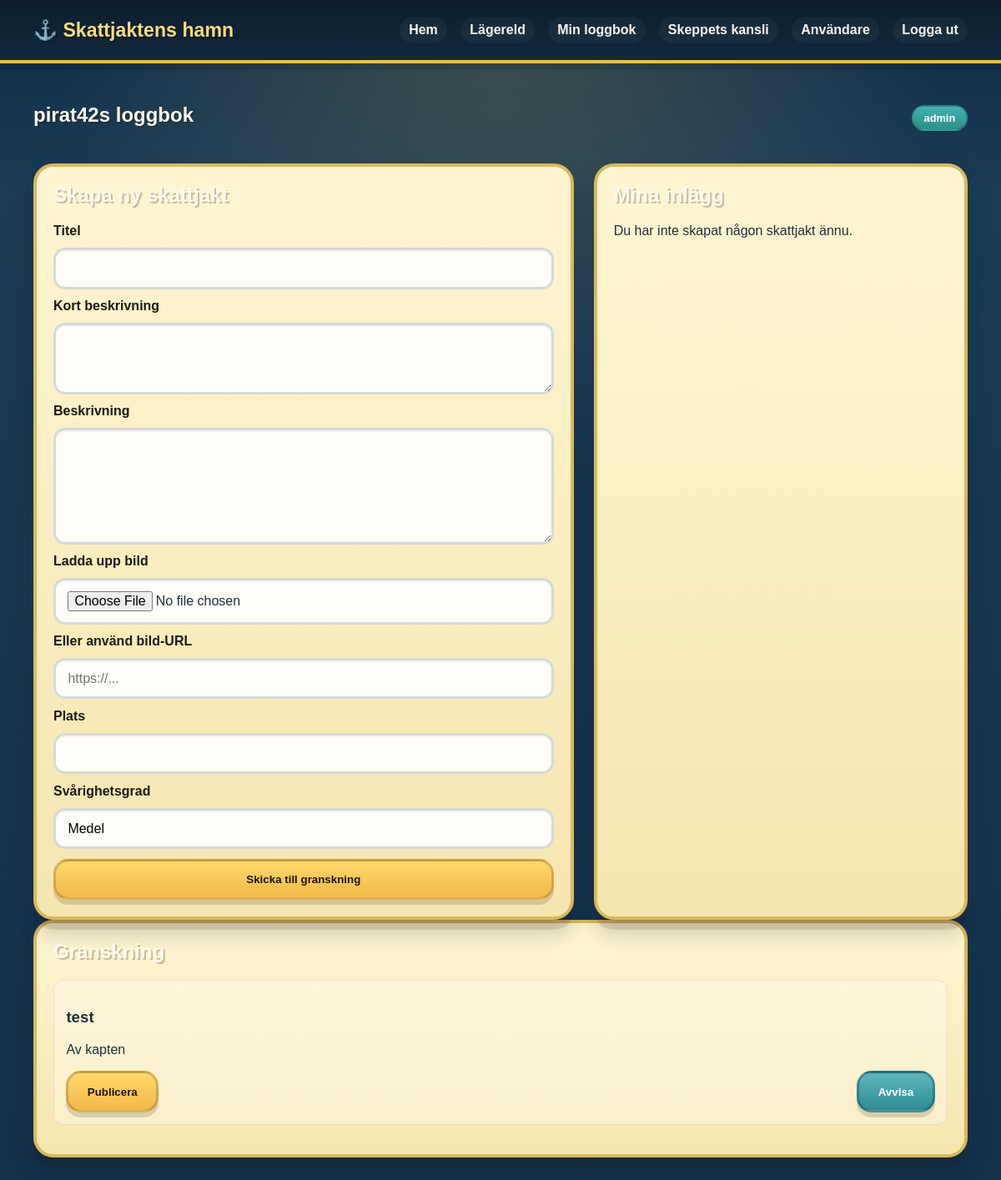
The app's page /dashboard (signed in) with its own data.
### tables this page shows
CREATE TABLE users (
            id INTEGER PRIMARY KEY AUTOINCREMENT,
            username TEXT NOT NULL UNIQUE,
            password_hash TEXT NOT NULL,
            role TEXT NOT NULL DEFAULT 'member',
            created_at TEXT NOT NULL DEFAULT CURRENT_TIMESTAMP
        );

CREATE TABLE hunts (
            id INTEGER PRIMARY KEY AUTOINCREMENT,
            user_id INTEGER NOT NULL,
            title TEXT NOT NULL,
            summary TEXT NOT NULL,
            content TEXT NOT NULL,
            image_url TEXT,
            location TEXT,
            difficulty TEXT,
            status TEXT NOT NULL DEFAULT 'draft',
            created_at TEXT NOT NULL DEFAULT CURRENT_TIMESTAMP,
            published_at TEXT,
            FOREIGN KEY(user_id) REFERENCES users(id)
        );

### treasure.py (the view)
@app.route("/dashboard")
def dashboard():
    if not user_is_logged_in():
        flash("Du måste logga in först.")
        return redirect(url_for("login"))
    db = get_db()
    user = current_user()
    my_hunts = db.execute(
        "SELECT * FROM hunts WHERE user_id = ? ORDER BY id DESC",
        (user["id"],),
    ).fetchall()
    pending = db.execute(
        "SELECT h.*, u.username FROM hunts h JOIN users u ON u.id = h.user_id WHERE h.status IN ('draft', 'pending') ORDER BY h.id DESC"
    ).fetchall() if is_admin_or_moderator(user) else []
    return render_template("dashboard.html", user=user, my_hunts=my_hunts, pending=pending)

### treasure.py (called while the page is built, shortened)
def get_db_path():
    if app.config.get("TESTING"):
        return os.path.join(os.path.dirname(__file__), "test_treasure.db")
    return app.config["DATABASE"]

def get_db():
    if "db" not in g:
        conn = sqlite3.connect(get_db_path())
        conn.row_factory = sqlite3.Row
        g.db = conn
    return g.db

def user_is_logged_in():
    return "user_id" in session

def current_user():
    if not user_is_logged_in():
        return None
    db = get_db()
    return db.execute(
        "SELECT * FROM users WHERE id = ?",
        (session["user_id"],),
    ).fetchone()

def is_admin_or_moderator(user):
    return bool(user and user["role"] in ("admin", "moderator"))

def ensure_admin_exists():
    db = get_db()
    admin_count = db.execute(
        "SELECT COUNT(*) AS count FROM users WHERE role = 'admin'"
    ).fetchone()["count"]
    if admin_count > 0:
        return

@app.before_request
def ensure_db():
    init_db()
    ensure_admin_exists()

### templates/dashboard.html (shortened to what this page needs)
{% extends 'base.html' %}
{% block content %}
<section class="container section">
  <div class="section-heading">
    <h1>{{ user.username }}s loggbok</h1>
    <span class="tag">{{ user.role }}</span>
  </div>
  <div class="dashboard-layout">
    <div class="panel">
      <h2>Skapa ny skattjakt</h2>
      <form method="post" action="{{ url_for('create_hunt') }}" enctype="multipart/form-data">
        <label for="title">Titel</label>
        <input id="title" name="title" type="text" required>
        <label for="summary">Kort beskrivning</label>
        <textarea id="summary" name="summary" rows="3" required></textarea>
        <label for="content">Beskrivning</label>
        <textarea id="content" name="content" rows="6" required></textarea>
        <label for="image_file">Ladda upp bild</label>
        <input id="image_file" name="image_file" type="file" accept=".jpg,.jpeg,.png,.webp">
        <label for="image_url">Eller använd bild-URL</label>
        <input id="image_url" name="image_url" type="url" placeholder="https://...">
        <label for="location">Plats</label>
        <input id="location" name="location" type="text">
        <label for="difficulty">Svårighetsgrad</label>
        <input id="difficulty" name="difficulty" type="text" value="Medel">
        <button class="button primary" type="submit">Skicka till granskning</button>
      </form>
    </div>
    <div class="panel">
      <h2>Mina inlägg</h2>
      {% for hunt in my_hunts %}
        <div class="mini-card">
          <h3>{{ hunt.title }}</h3>
          <p>{{ hunt.summary }}</p>
          <div class="status-row">
            <span class="tag status-{{ hunt.status }}">{{ hunt.status }}</span>
          </div>
          {% if hunt.status in ['draft', 'rejected'] %}
            <a class="button ghost" href="{{ url_for('edit_hunt', hunt_id=hunt.id) }}">Redigera och skicka igen</a>
          {% endif %}
          <a href="{{ url_for('treasure_detail', hunt_id=hunt.id) }}">Öppna</a>
        </div>
      {% else %}
        <p>Du har inte skapat någon skattjakt ännu.</p>
      {% endfor %}
    </div>
  </div>
  {% if user.role in ['admin', 'moderator'] %}
    <div class="panel panel-wide">
      <h2>Granskning</h2>
      {% for hunt in pending %}
        <div class="mini-card">
          <h3>{{ hunt.title }}</h3>
          <p>Av {{ hunt.username }}</p>
          <div class="admin-actions">
            <form method="post" action="{{ url_for('publish_hunt', hunt_id=hunt.id) }}">
              <button type="submit" class="button primary">Publicera</button>
            </form>
            <form method="post" action="{{ url_for('reject_hunt', hunt_id=hunt.id) }}">
              <button type="submit" class="button ghost">Avvisa</button>
            </form>
          </div>
        </div>
      {% else %}
        <p>Inga skatter väntar på granskning just nu.</p>
      {% endfor %}
    </div>
  {% endif %}
</section>
{% endblock %}

### static/css/style.css (style rules this page uses)
:root { --bg: #0d2238; --bg-alt: #1e3a57; --panel: #fff3c9; --panel-strong: #f7d97d; --text: #1d2f3f; --muted: #536777; --gold: #ffd45a; --reef: #2ca5a1; --sand: #f6c76b; --ship: #a24935; --grass: #4f9d5a; --shadow: rgba(16, 22, 26, 0.2); --ink: #1d1a14; }
* { box-sizing: border-box; }
body { margin: 0; font-family: "Trebuchet MS", "Comic Sans MS", "Arial Rounded MT Bold", sans-serif; background: radial-gradient(circle at top, rgba(255, 214, 90, 0.18), transparent 35%), linear-gradient(180deg, #102d48 0%, #1b3b57 16%, #14314d 100%); color: var(--text); }
.container { width: min(1120px, calc(100% - 2rem)); margin: 0 auto; }
.button { display: inline-flex; align-items: center; justify-content: center; border: 3px solid rgba(32, 18, 8, 0.18); border-radius: 18px; padding: 0.9rem 1.4rem; font-weight: 900; cursor: pointer; box-shadow: 0 6px 0 rgba(29, 18, 4, 0.15); transition: transform 0.15s ease; }
.button.primary { background: linear-gradient(180deg, #ffd86c 0%, #f3b94a 100%); color: #1d1408; }
.button.secondary, .button.ghost { background: linear-gradient(180deg, #5eb7bc 0%, #2d8a93 100%); color: white; border-color: rgba(11, 39, 48, 0.25); }
.section { padding: 3rem 0; }
.section-heading { display: flex; align-items: baseline; justify-content: space-between; gap: 1rem; margin-bottom: 1.5rem; }
.section-heading h2, .section-heading h1, .auth-card h1, .panel h2, .article-card h1 { margin-top: 0; color: #fff9ec; text-shadow: 2px 2px 0 rgba(35, 24, 9, 0.25); }
.card, .panel, .article-card, .auth-card, .comment-panel, .campfire-panel, .side-panel { background: linear-gradient(180deg, #fff5d2 0%, #f5e6b0 100%); border: 4px solid #dbb85d; border-radius: 24px; box-shadow: 0 12px 0 rgba(32, 21, 12, 0.1), 0 16px 26px var(--shadow); overflow: hidden; }
.tag { display: inline-block; background: linear-gradient(180deg, #41b3ae 0%, #2d8e8a 100%); color: white; border-radius: 999px; border: 2px solid rgba(0, 0, 0, 0.12); padding: 0.35rem 0.8rem; font-size: 0.8rem; font-weight: 800; }
.meta-row, .status-row, .admin-actions, .comment-head { display: flex; justify-content: space-between; align-items: center; gap: 0.75rem; }
form { display: flex; flex-direction: column; gap: 0.7rem; }
label { font-weight: 800; color: var(--ink); }
input, textarea { width: 100%; padding: 0.8rem 0.9rem; border: 3px solid rgba(26, 52, 71, 0.18); border-radius: 14px; font: inherit; background: #fffdf7; box-shadow: inset 0 2px 0 rgba(0, 0, 0, 0.04); }
textarea { resize: vertical; }
.dashboard-layout, .campfire-layout, .treasure-layout { display: grid; grid-template-columns: 1.3fr 0.9fr; gap: 1.5rem; }
.panel, .comment-panel, .campfire-panel, .side-panel { padding: 1.25rem; }
.mini-card { background: rgba(255,255,255,0.3); border: 1px solid rgba(16, 34, 51, 0.08); border-radius: 12px; padding: 0.9rem; margin-bottom: 0.9rem; }
.panel-wide { grid-column: 1 / -1; }

### records on screen
users: username "pirat42", role "admin"
hunts: title "test", username "kapten"
